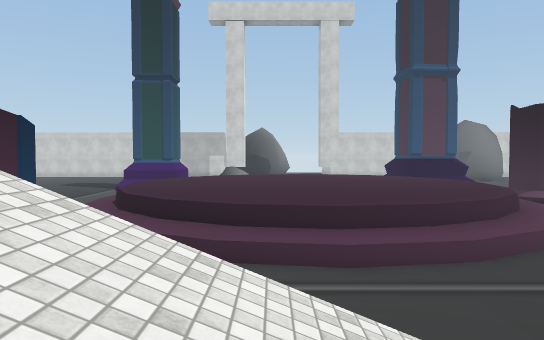
view 1 (above)

24 first-person views from a walk through a Unity game level. The camera is 1.5 m above the floor, tilts 2° down and sees 70° across. The floor is counted in squares, 2 m on a side. Each view is taken from the middle of a square. On the plan, view 1 faces up. The plan holds only what a view shows up to about 12 squares ahead; the rest is blank. The place goes on beyond the plan. Some surface patterns are stand-ins.

view 2
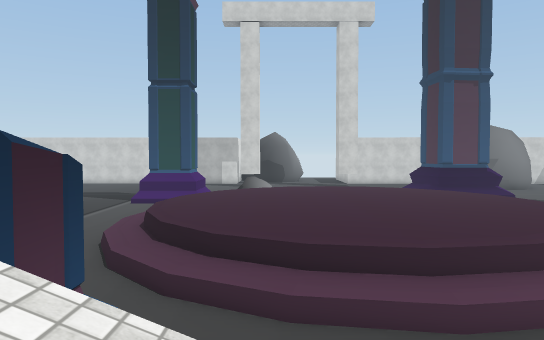

view 3
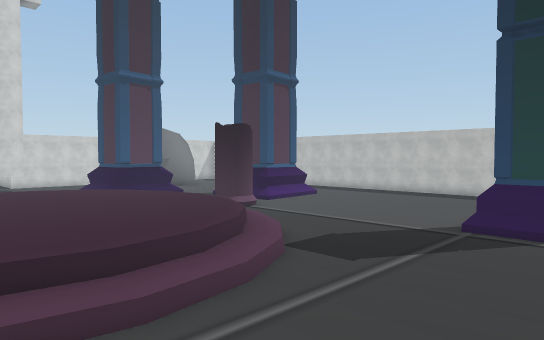

view 4
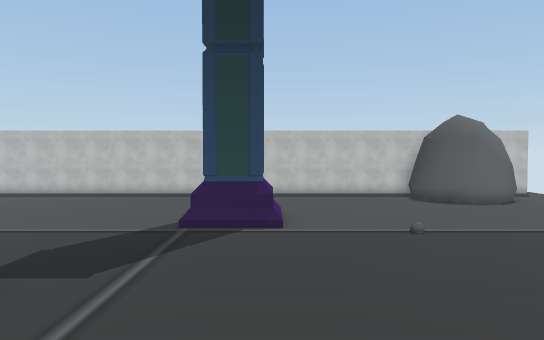

view 5
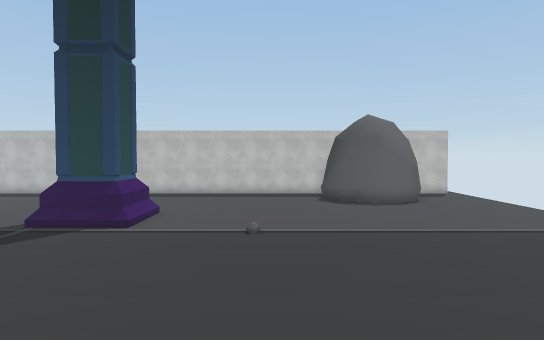

view 6
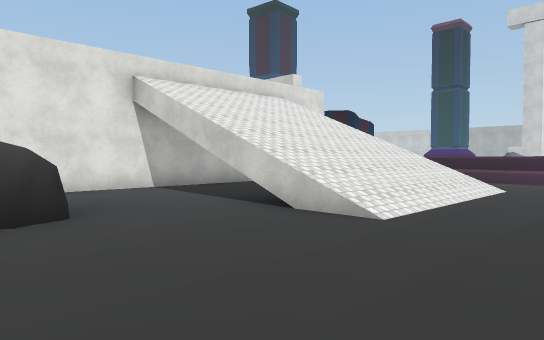

view 7
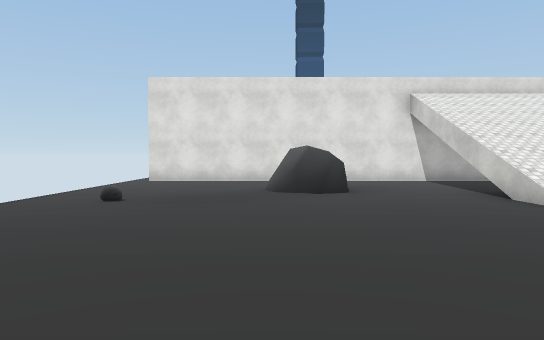

view 8
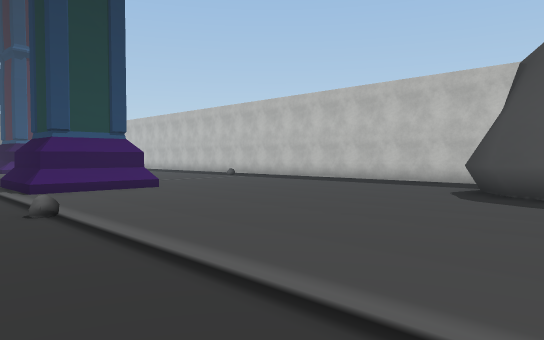

view 9
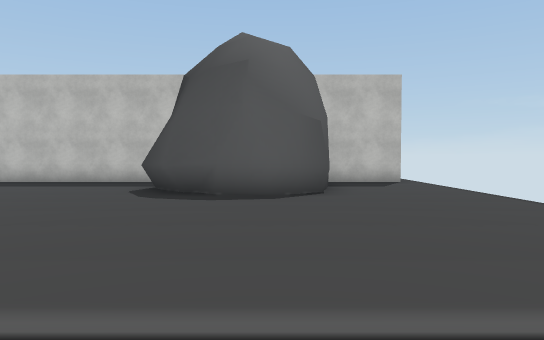

view 10
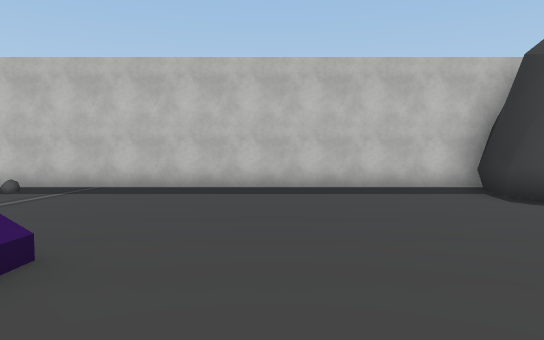

view 11
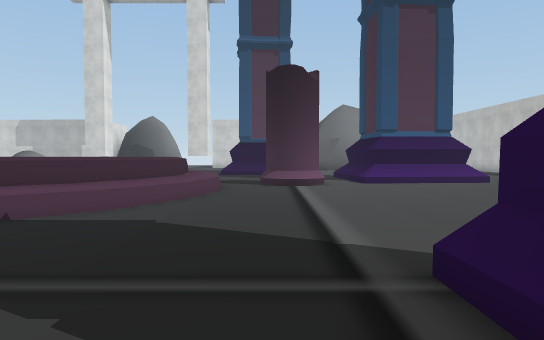

view 12
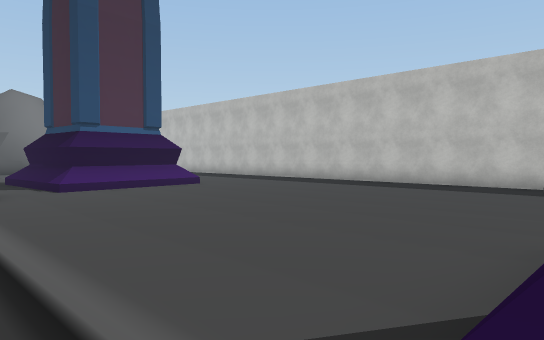

view 13
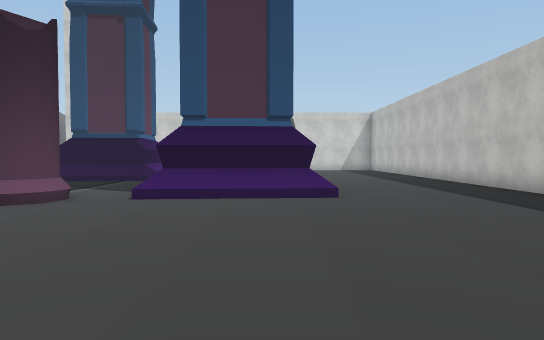

view 14
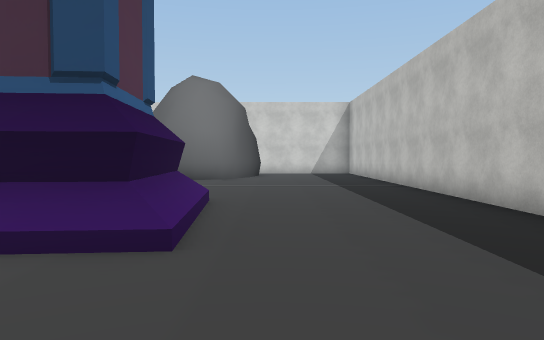

view 15
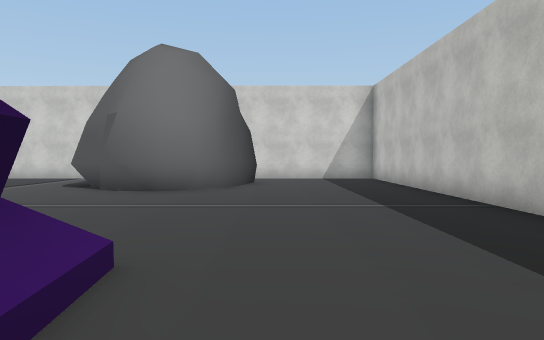

view 16
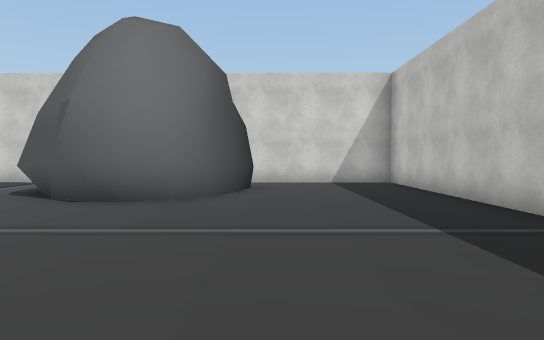

view 17
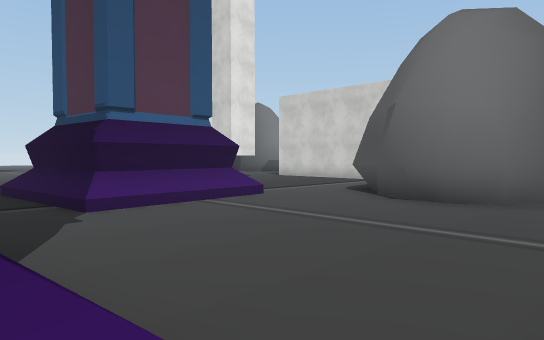

view 18
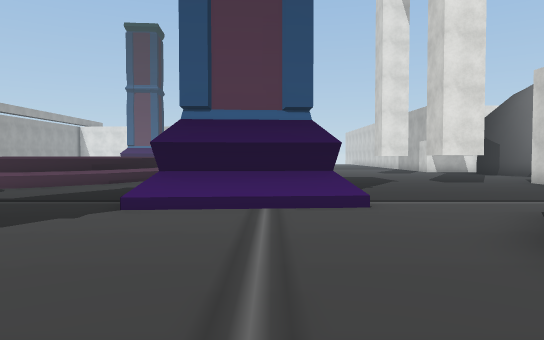

view 19
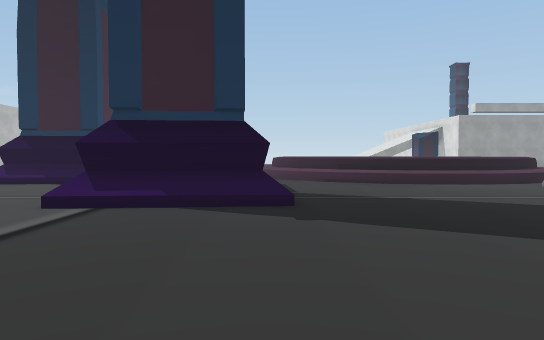

view 20
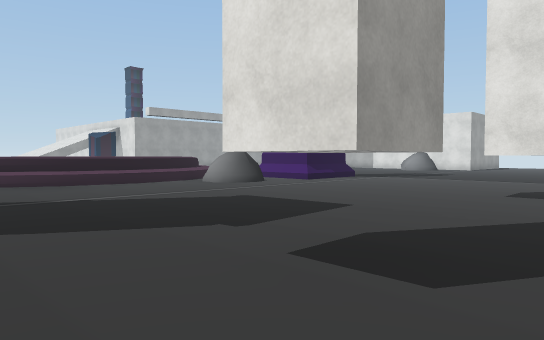

view 21
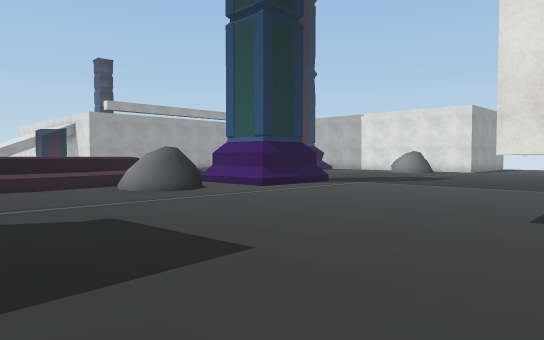

view 22
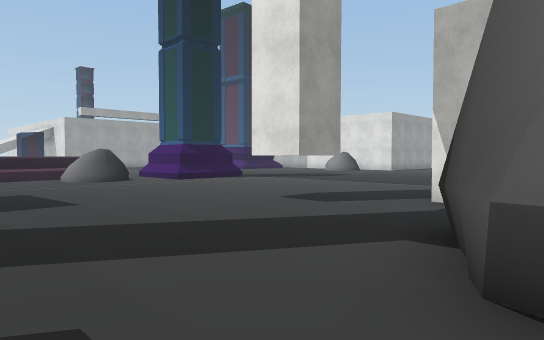

view 23
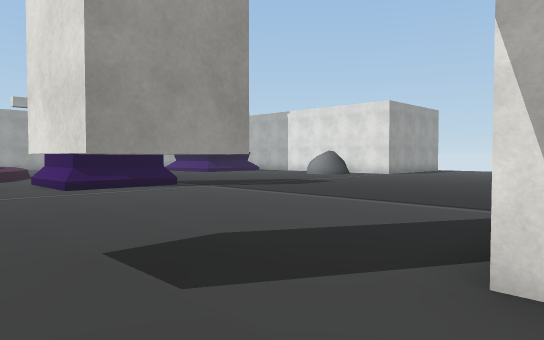

view 24
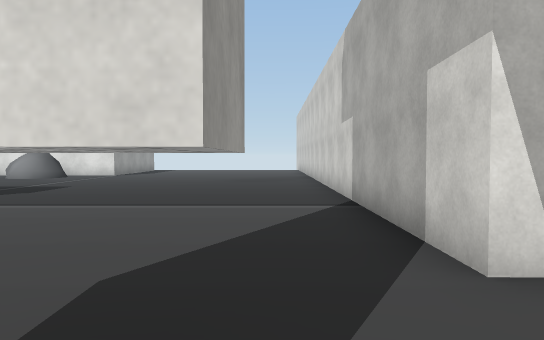

### Floor plan
Key: @ floor where view 1 was taken; # wall or solid block; . floor; / step, stairs or slope; ^ raised ledge; R rock; O other object.
Columns run from 13 left of view 1 to 19 right of it. Each row starts with its distance up from view 1.
 30              ## .
 29             ##..
 28 ##########....... ####     ######
 27 .................... .      ....#
 26 .......................     ....#
 25 ...........#.....#.....    #....#
 24 .......................## ##....#
 23 ........................###.....#
 22 ................................#
 21 ...................#^##.........#
 20 ...................^  #.........#
 19 ... ...............   #.........#
 18 ..   ..###.RR......##^/.........#
 17          #.RR...................#
 16          ...^^^^^.......####....#
 15          .^^^^ ^^^^.....# ##....#
 14          .^^  ^^^^^.....####....#
 13           ^^^^^^^^^^.OO.###.....
 12        .. ^^^^^^^^^^.OO........
 11        ..^^^^^^^^^^^............#
 10         .^^^^^^^^^^^............#
  9         .^^^^^^^^^^^............#
  8         .^^^^^^^^^^^............#
  7          .^^^^^^^^^.............#
  6          ..^^^^^^^..............#
  5           ....^.................#
  4          OO  .........##   .....#
  3          OO   ........##  ......#
  2            ////.......###.......#
  1         #  ////.................#
  0         #..//@/.................#
 -1         #..////.................#
 -2         #..////.................#
 -3         #..////.................#
 -4         #.......................#
 -5         #...................#####
 -6         #  RR...............#
 -7         #..R................#
 -8         #.......... ........#
 -9         #..........   ..........#
-10         #........      .........#
-11         ........         ........

Positions as (right, up) in squares from view 1, and headings:
1: (0, 0), facing up
2: (-1, 1), facing up
3: (-1, 1), facing up-right
4: (-1, 2), facing right
5: (-1, -2), facing right
6: (4, -7), facing up-left
7: (7, -7), facing left
8: (7, -7), facing up-right
9: (7, -7), facing right
10: (9, 0), facing right
11: (8, 2), facing up
12: (8, 4), facing up-right
13: (13, 6), facing up
14: (15, 10), facing up
15: (15, 14), facing up
16: (15, 16), facing up
17: (15, 16), facing up-left
18: (15, 20), facing left
19: (6, 27), facing down
20: (6, 27), facing down-left
21: (3, 26), facing down-left
22: (3, 30), facing down-left
23: (-1, 28), facing down-left
24: (-1, 26), facing left
